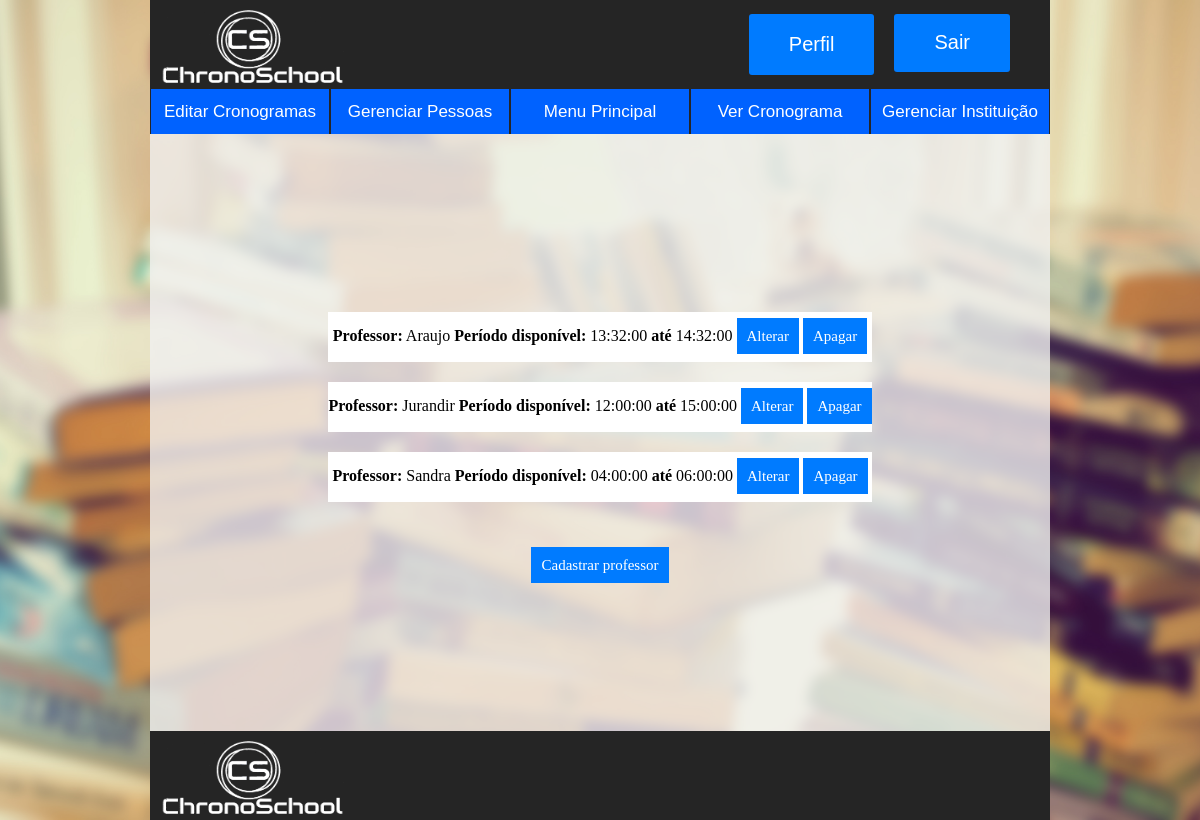
The page /ChronoSchool_Codigos/gerenciarProfessores.php (signed in) on the database as committed earlier.
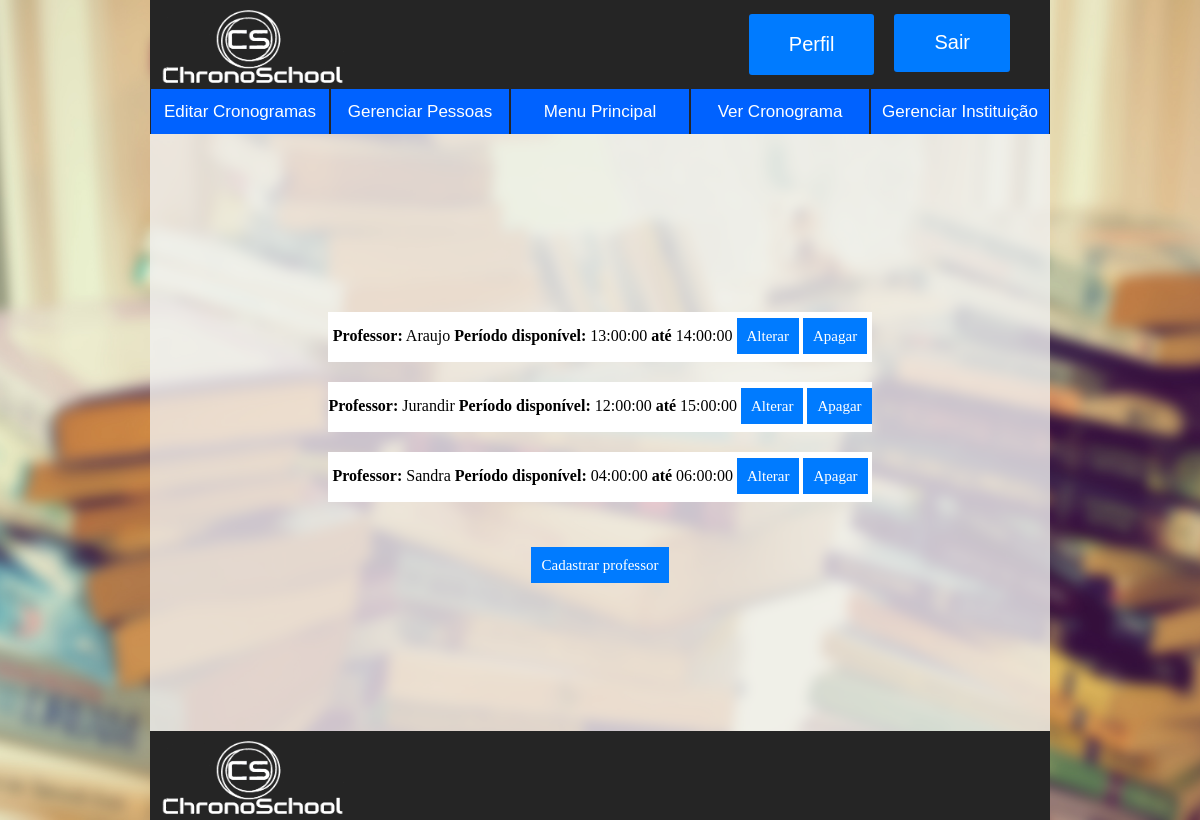
The same page on the database as committed later.
### tables this page shows
CREATE TABLE `professor` (
  `idProfessor` int(11) NOT NULL,
  `nomeProfessor` varchar(45) NOT NULL,
  `HorariosDisponiveisProfessores_idHorariosDisponiveisProfessores` int(11) NOT NULL
);

CREATE TABLE `horariosdisponiveisprofessores` (
  `idHorariosDisponiveisProfessores` int(11) NOT NULL,
  `horarioInicial` time NOT NULL,
  `horarioFinal` time NOT NULL
);

### ChronoSchool_Codigos/gerenciarProfessores.php (the view, shortened to what this page needs)
<!DOCTYPE html>
<html lang="pt-br">
	<head>
		<link href="css/style.css" rel="stylesheet"/>
	</head>
	<body>
		<header>
			<?php
				include "php/header.php";
			?>
		</header>
		<?php
			include "php/navbar.php";
		?>
		<div class="corpo">
			<div class="conteudo">
				<center>
					<form action="" method="POST">
						<?php
							include "php/conexao.php";
							$sql = "SELECT idProfessor,idHorariosDisponiveisProfessores,nomeProfessor,horarioInicial,horarioFinal FROM `professor` INNER JOIN horariosdisponiveisprofessores ON horariosdisponiveisprofessores.idHorariosDisponiveisProfessores = professor.HorariosDisponiveisProfessores_idHorariosDisponiveisProfessores";
							$professores = $conexao ->prepare($sql);
							$professores -> execute();
							foreach ($professores as $p)
							{
								$idProfessor = $p['idProfessor'];
								$idHorario = $p['idHorariosDisponiveisProfessores'];
								$nome = $p['nomeProfessor'];
								$inicial = $p['horarioInicial'];
								$final = $p['horarioFinal'];
								echo "
								<div class='divMaior'>
									<div class='divUsuario'>
										<div class='inside'>
											<font size='3'><b>Professor:</b> $nome</font>
											<font size='3'><b>Período disponível:</b> $inicial <b>até </b> $final</font>
											<a href='editarProfessores.php?pid=$idProfessor&hid=$idHorario&np=$nome&inicial=$inicial&final=$final' class='botaoUsuario'>Alterar</a>
											<a href='apagarProfessores.php?pid=$idProfessor&np=$nome' class='botaoUsuario'>Apagar</a>
										</div>
									</div>
								</div>";
							}
						?>
					</form>
					<br><br><br>
					<a href="cadastrarProfessores.php" class="botaoUsuario">Cadastrar professor</a>
				</center>
			</div>
		</div>
	<footer>
		<div>
			<img class="logo" src="images/logo.png" title="ChronoSchool"/>
		</div>
	</footer>
	</body>
</html>

### ChronoSchool_Codigos/php/header.php
<?php
	$stringBotaoHtml = "<div class='divBotaoLogin'>
							<a href='login.php'>
								<input type='button' class='botaoLoginHeader' value='Login' />
							</a>
						</div>";
	if($_SESSION != null){
		$stringBotaoHtml = "<div class='divBotaoLogin'>
								<a href='logout.php'>
									<input type='button' class='botaoLoginHeader' value='Sair' />
								</a>
							</div>
							<div class='divBotaoLogin'>
								<a href='perfil.php'>
									<input type='button' class='botaoLoginHeader' value='Perfil' />
								</a>
							</div>
							";
	}
?>
<div class='divLogoHeader'>
	<img class='logo' src='images/logo.png' title='ChronoSchool'/>
	<div class='divBotaoLogin'>
		<?= $stringBotaoHtml?>
	</div>
</div>

### ChronoSchool_Codigos/php/navbar.php (shortened to what this page needs)
<div id="navbar">
	<ul>
		<li><a href="#">Editar Cronogramas</a></li><li><a href="#">Gerenciar Pessoas</a>
		</li><li><a href="menuPrincipal.php">Menu Principal</a></li><li><a href="cronogramas.php">Ver Cronograma</a></li><li><a href="gerenciarInstituicoes.php">Gerenciar Instituição</a></li>
	</ul>
</div>

### ChronoSchool_Codigos/css/style.css (style rules this page uses)
html,body { margin:0; padding:0; width: 100%; height: 100%; min-width:100%; min-height:100%; }
header,footer,#navbar { min-width: 900px; max-width: 900px; margin: 0 auto; }
header, footer { height: 89px; background-color: #252525; }
footer { position: absolute; left: 0; right: 0; bottom: 0; margin: 0 auto; }
body { background: url("../images/fundo.jpg")center center no-repeat fixed; background-repeat: no-repeat; background-position: center fixed; background-size: cover; width: 100%; height: 100%; display: inline-flex; z-index: -1; flex-direction: column }
a { text-decoration:none; }
.logo { padding-top: 10px; width:200px; height:80px; }
.divLogoHeader { text-align: left; min-width: 30%; height: 89px; }
.divBotaoLogin { float: right; padding-right:20px; padding-top:7px; }
.botaoLoginHeader { color: #fff; font-size: 20px; background: #007bff; padding: 15%; padding-left: 40px; padding-right: 40px; text-decoration: none; border: none; float:right; border-radius: 3px; }
.corpo { margin:auto; margin-bottom: 89px; min-width: 900px; max-width: 900px; background: rgba(241, 241, 241, 0.8); display: inline-flex; flex: 1; overflow: auto; z-index : 0; position:relative; }
.conteudo { margin: auto; }
.divMaior { padding-top: 20px; }
.divUsuario { align-items: center; min-width: 250px; min-height: 50px; width: auto; height: auto; background-color: #FFF; margin: 0 auto; }
.botaoUsuario { padding-top: 30%; padding-right: 10%; color: #FFFFFF; font-size: 15px; background: #007bff; padding: 10px; text-decoration: none; border: none; }
.inside { padding-top:15px; }
#navbar { text-align: center !important; height: 45px !important; background: #0062FF !important; z-index : 1 !important; }
#navbar ul { margin:0px !important; padding: 0px !important; list-style: none !important; width: 100% !important; height: 100% !important; float: left !important; }
#navbar ul li { display: inline-block !important; width: 20% !important; height: 100% !important; margin:0 !important; padding:0 !important; }
#navbar ul li a { text-align: center !important; text-decoration: none !important; font: 17px arial !important; color: #fff !important; display: block !important; margin: 0 !important; padding: 13px 0px 12px 0px !important; border-left: 1px solid #252525 !important; border-right: 1px solid #252525 !important; }

Rows that differ between the two databases and show on the page:
changed through a linked row, professor "Araujo": value "13:32:00" → "13:00:00"; value "14:32:00" → "14:00:00"
